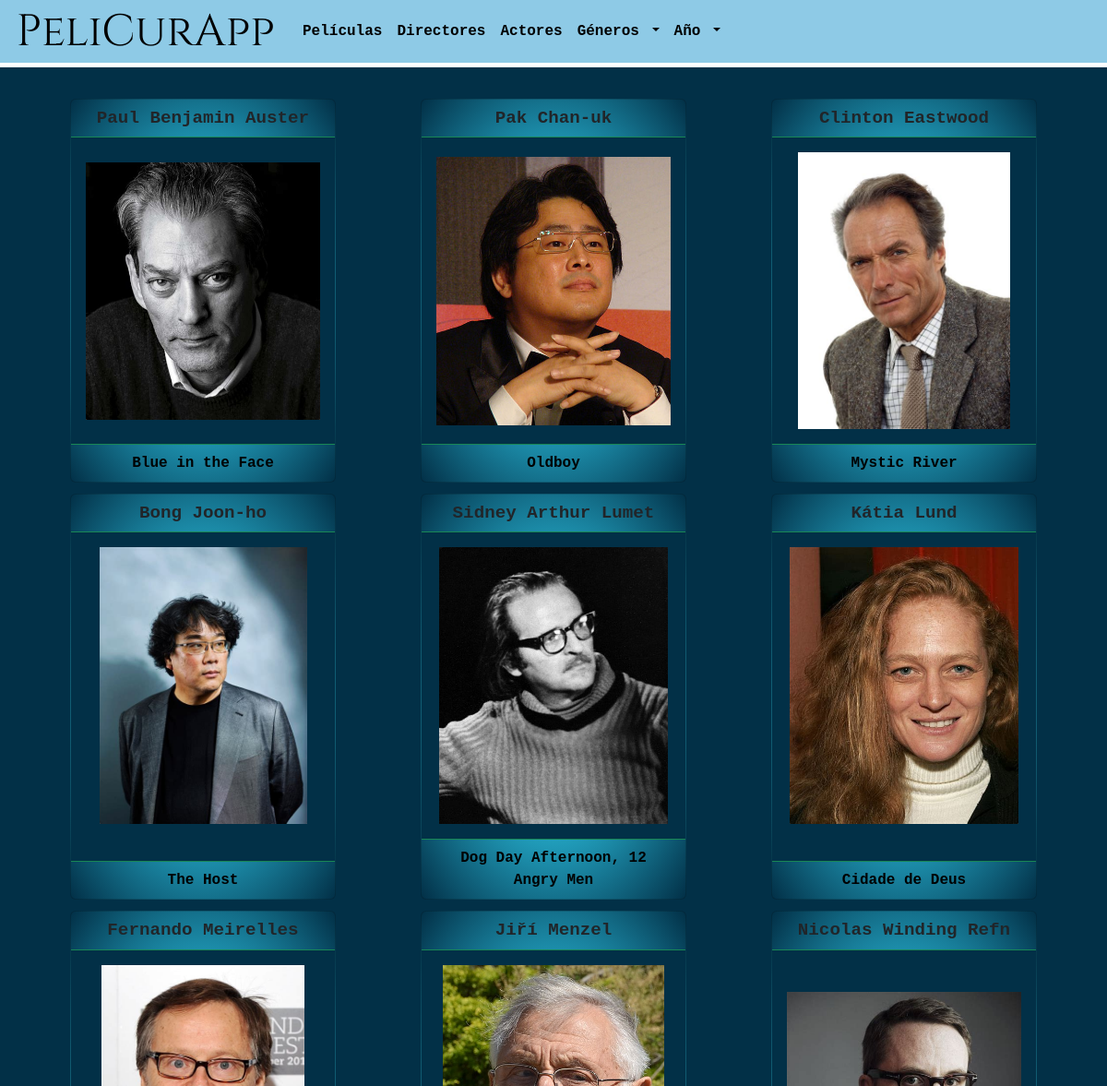
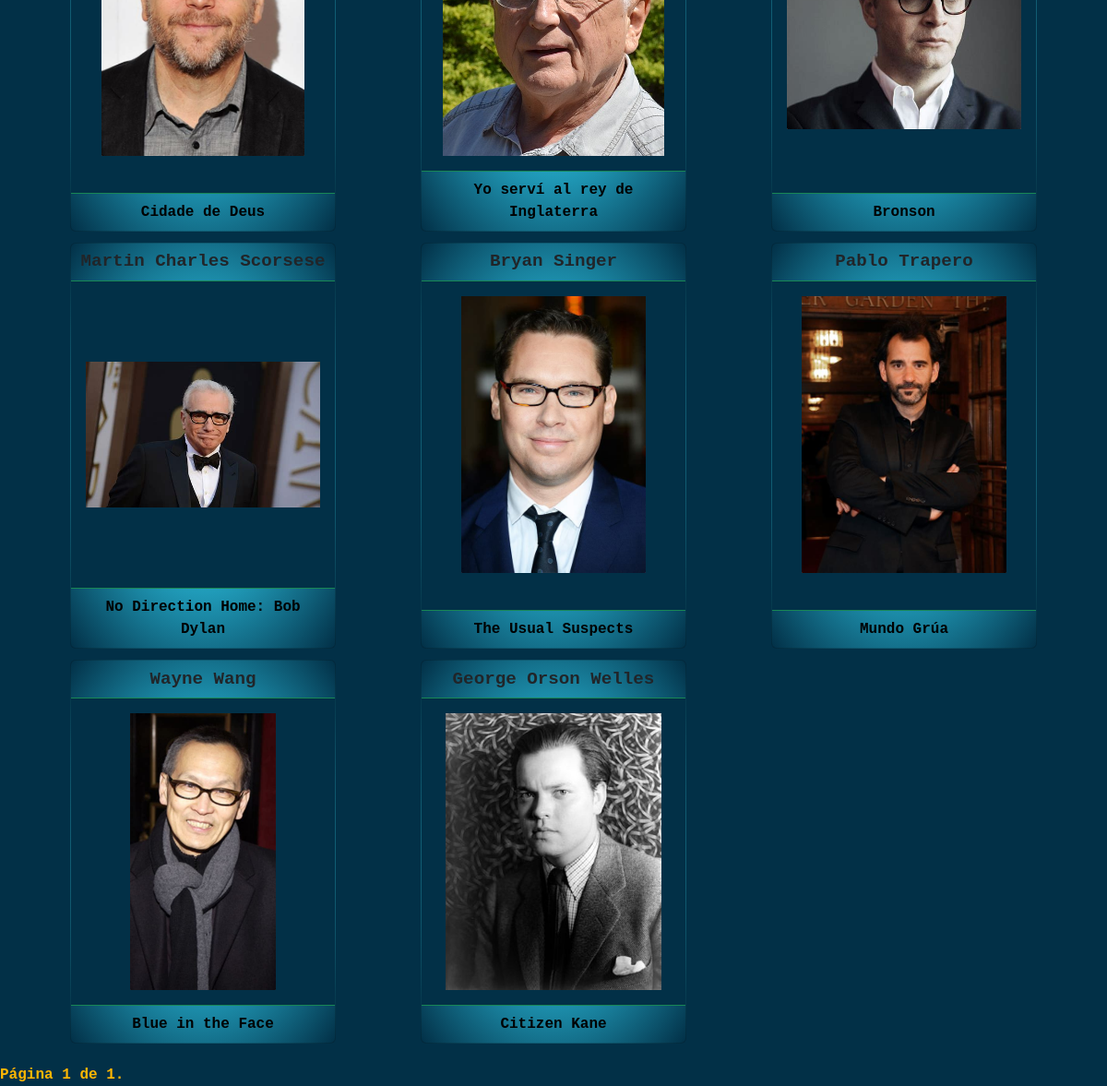
The app's page /pelicurapp/directores/ with its own data (2 pictures, top to bottom).
### peliCura/models.py (models this page shows, shortened)
class Persona(models.Model):
    manager = PersonaManager()
    nombre = models.CharField("Nombre", max_length=70) # <input type="text"> en HTML
    apellido = models.CharField("Apellido", max_length=70)
    nombre_artistico = models.CharField("Nombre artístico", max_length=70, null=True, blank=True)
    nacionalidad = CountryField("Nacionalidad", max_length=70)
    foto = models.ImageField("Foto", upload_to='fotos_personas', null=True) # form widget es ClearableFileInput
    fecha_nacimiento = models.DateField("Fecha de nacimiento") # Solo el año
    biografia = models.TextField("Biografía", max_length=300)

class Pelicula(models.Model):
    manager = PeliculaManager()
    titulo = models.CharField("Titulo", max_length=100) # <input type="text"> en HTML
    sinopsis = models.TextField("Sinospis", max_length=500) # <textarea> en HTML
    anio_realizacion = models.DateField("Año estreno") # solo el año
    duracion = models.IntegerField(validators=[
        MinValueValidator(1),
        MaxValueValidator(1240) # 1240 minutos = 24 hs de duración
    ]) # timedelta(days, seconds, miliseconds) en Python
    genero = models.ManyToManyField(Genero) # Relación muchos a muchos con Género
    director = models.ManyToManyField(Persona, related_name="director") # Relación muchos a muchos con Persona
    actor = models.ManyToManyField(Persona, related_name="actor") # Relación muchos a muchos con Persona
    puntuacion = models.FloatField("Puntuacion", default=0) # <input type="number"> y Float
    poster = models.ImageField("Póster", upload_to='posters_peliculas', null=True)

### peliCura/views.py (the view)
# urls.py: path('pelicurapp/directores/', ListadoDirectores.as_view(), name="directores-listado"),
class ListadoDirectores(TemplateView):
   template_name = "listado_directores.html"
   def get_context_data(self, **kwargs: Any) -> Dict[str, Any]:
      context = super().get_context_data(**kwargs)
      personas = Persona.manager.filter(director__isnull=False).distinct().order_by('apellido')
      context['personas'] = personas
      paginador = Paginator(personas, 36)
      page_number = self.request.GET.get("page")
      page_obj = paginador.get_page(page_number)
      context['page_obj'] = page_obj
      context['generoNavBar'] = Genero.manager.all().order_by('nombre')
      context['anioNavBar'] = list(Pelicula.manager.all().values_list('anio_realizacion__year',
                                                                       flat=True).distinct())
      return context

### peliCura/templates/listado_directores.html (shortened to what this page needs)
{% extends 'base_template.html' %}
{% load static %}
{% block contenido %}
<div class="container text-center">
  <div class="row row-cols-3">
    {% for persona in page_obj %}
      <div class="col">
        {% include 'card_persona.html' %}
      </div>
    {% empty %}
      <p>No existen personas para mostrar</p>
    {% endfor %}
  </div>
</div>
<div class="pagination">
    <span class="step-links">
        <span class="current">
            Página {{ page_obj.number }} de {{ page_obj.paginator.num_pages }}.
        </span>
    </span>
</div>
{% endblock %}

### peliCura/templates/card_persona.html (shortened to what this page needs)
{% load static %}
<div class="card bg-card-persona" style="max-width: 18rem; display:flex; flex-direction: column;">
  <div class="card-header bg-transparent border-success">{{ persona.nombre }} {{ persona.apellido }}</div>
  <div class="card-body text-success fondo-poster">
    <a href="{% url 'detalle-director-id' persona.id %}">
      <img src="{{ persona.foto.url }}" class="card-img-listado" alt="Foto de {{ persona.nombre }}
                                                                    {{ persona.apellido }}">
    </a>
  </div>
  <div class="card-footer bg-transparent border-success">
      {% if request.path == '/pelicurapp/directores/' %}
        {% for pelicula in persona.director.all %}
          {% if forloop.last %}
            <a href="{% url 'detalle-pelicula-id' pelicula.id %}" >{{ pelicula.titulo }}</a><br>
          {% else %}
            <a href="{% url 'detalle-pelicula-id' pelicula.id %}" >{{ pelicula.titulo }}, </a>
          {% endif %}
        {% endfor %}
    {% endif %}
  </div>
</div>

### peliCura/static/peliCura/css/main.css (style rules this page uses)
:root { --skyBlue: #8ecae6; --blueGreen: #219ebc; --prussianBlue: #023047; --selectiveYellow: #ffb703; --UTOrange: #fb8500; }
body { background-color: var(--prussianBlue); color: var(--selectiveYellow); font-family: monospace; font-weight: bold; }
a:link, a:visited, a:active { text-decoration: none; color: black; }
.container { padding-top: 10px; padding-bottom: 10px; }
.text-center { width: 100%; }
.row-cols-3 { box-sizing: border-box; }
.col { float: left; width: 33,33%; height: auto; margin-bottom: 1vw; }
.card { min-height: 100%; margin: auto; display: block; width: fit-content; }
.card-img-listado { max-width: 100%; max-height: 300px; object-fit: scale-down; width: 300px; height: 500px; }
.card-header, .card-footer, .card-body { text-align: center; }
.card-header { max-height:fit-content; font-size:larger; padding: 2%; }
.card-body { min-height:100%; }
.bg-card-persona { background-image: radial-gradient(var(--skyBlue), var(--blueGreen), var(--prussianBlue)); }
.fondo-poster { background-color: var(--prussianBlue); color: var(--skyBlue); }
.card-footer { max-height:fit-content; }

### records on screen
Persona: nombre "Paul Benjamin", apellido "Auster", foto (picture)
Pelicula: titulo "Blue in the Face"
Persona: nombre "Pak", apellido "Chan-uk", foto (picture)
Pelicula: titulo "Oldboy"
Persona: nombre "Clinton", apellido "Eastwood", foto (picture)
Pelicula: titulo "Mystic River"
Persona: nombre "Bong", apellido "Joon-ho", foto (picture)
Pelicula: titulo "The Host"
Persona: nombre "Sidney Arthur", apellido "Lumet", foto (picture)
Pelicula: titulo "Dog Day Afternoon"
Pelicula: titulo "12 Angry Men"
Persona: nombre "Kátia", apellido "Lund", foto (picture)
Pelicula: titulo "Cidade de Deus"
Persona: nombre "Fernando", apellido "Meirelles", foto (picture)
Persona: nombre "Jiří", apellido "Menzel", foto (picture)
Pelicula: titulo "Yo serví al rey de Inglaterra"
Persona: nombre "Nicolas Winding", apellido "Refn", foto (picture)
Pelicula: titulo "Bronson"
Persona: nombre "Martin Charles", apellido "Scorsese", foto (picture)
Pelicula: titulo "No Direction Home: Bob Dylan"
Persona: nombre "Bryan", apellido "Singer", foto (picture)
Pelicula: titulo "The Usual Suspects"
Persona: nombre "Pablo", apellido "Trapero", foto (picture)
Pelicula: titulo "Mundo Grúa"
Persona: nombre "Wayne", apellido "Wang", foto (picture)
Persona: nombre "George Orson", apellido "Welles", foto (picture)
Pelicula: titulo "Citizen Kane"

### other values on screen
{{ page_obj.number }} "1"
{{ page_obj.paginator.num_pages }} "1"
